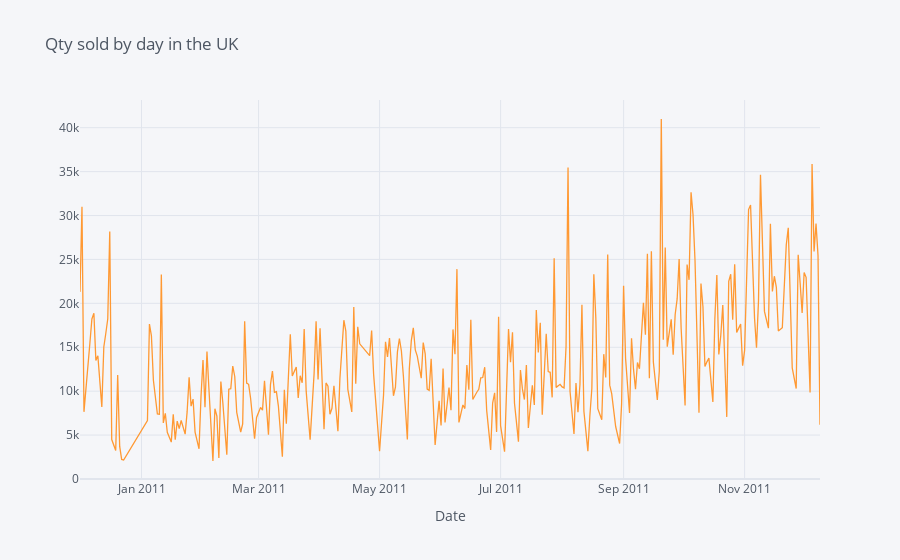

The code cell stored with this chart in its notebook:
### Code cell
uk_soldday.iplot(kind='line', xTitle='Date', title='Qty sold by day in the UK')

### Figure 1 — Plotly figure (JSON) as saved in the notebook; plotly's stock layout.template omitted (floating-point values rounded to 4 significant figures; data arrays with more than 128 entries replaced by an {"elided": "..."} marker saying what was removed)
{"data": [{"line": {"color": "rgba(255, 153, 51, 1.0)", "dash": "solid", "shape": "linear", "width": 1.3}, "mode": "lines", "name": "Quantity", "text": "", "type": "scatter", "x": {"elided": "305 str values"}, "y": {"elided": "305 int values"}}], "layout": {"legend": {"bgcolor": "#F5F6F9", "font": {"color": "#4D5663"}}, "paper_bgcolor": "#F5F6F9", "plot_bgcolor": "#F5F6F9", "title": {"font": {"color": "#4D5663"}, "text": "Qty sold by day in the UK"}, "xaxis": {"gridcolor": "#E1E5ED", "showgrid": true, "tickfont": {"color": "#4D5663"}, "title": {"font": {"color": "#4D5663"}, "text": "Date"}, "zerolinecolor": "#E1E5ED"}, "yaxis": {"gridcolor": "#E1E5ED", "showgrid": true, "tickfont": {"color": "#4D5663"}, "title": {"font": {"color": "#4D5663"}, "text": ""}, "zerolinecolor": "#E1E5ED"}}}
